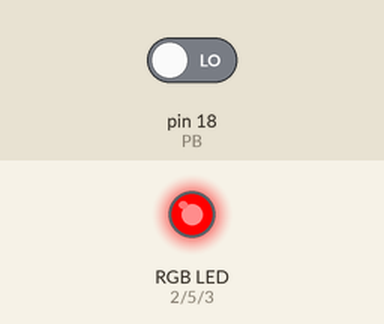
Bench run of a sketch on a simulated Arduino Uno, built with avr-gcc and run on an emulated ATmega328P. Parts: an RGB LED mixed from three pins (HIGH = lit). Inputs (shaded band) come from the test bench; at power-on: pin 18 (PB) LOW. Dim RGB values are drawn brighter than linear; random numbers use the default seed unless the sketch sets one.

Above: at 1.2 s.
1.3 s: pin 18 (PB) driven HIGH
At 1.45 s:
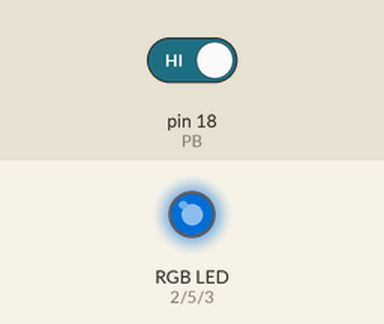
4.3 s: pin 18 (PB) driven LOW
At 4.3 s:
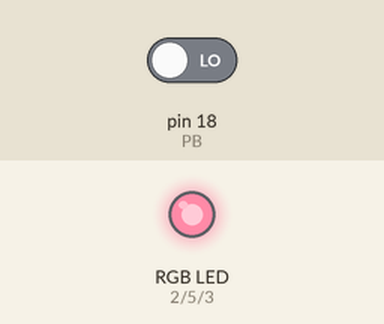
5.8 s: pin 18 (PB) driven HIGH
At 6.15 s:
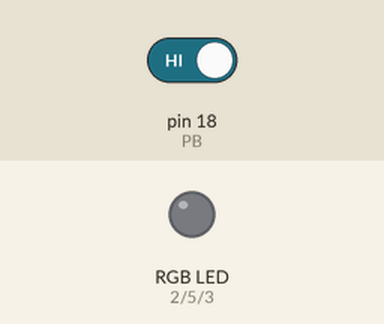
Timing chart, 0 to 43.5 s (numbered marks = the images above; inputs shaded):
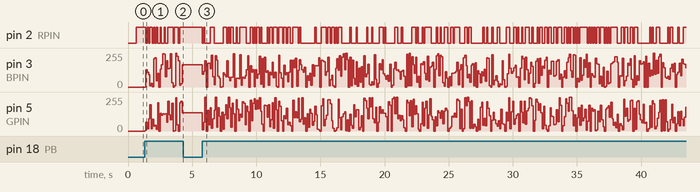

Measured:
- after the input at 4.3 s, every drawn part: stays the same
- after the input at 5.8 s, pin 2 (RPIN): HIGH → LOW at once, → HIGH 0.10 s later, → LOW 0.10 s later, → HIGH 0.41 s later, … (170 changes in this stretch); pin 3 (BPIN): 167/255 → 96/255 at once, → 120/255 0.10 s later, → 198/255 0.10 s later, → 0/255 0.10 s later, … (373 changes in this stretch)

The sketch:

cycle_rgb_random.ino
```cpp
// RGB pins (should be capable of PWM)
#define RPIN 2
#define GPIN 5
#define BPIN 3
#define PB 18

/*
  Only certain colors constitute as "absolute", meaning that
  the R, G, and B channels are at their minimum value (0) or
  their maximum value (255). Orange is an example of an
  intermediary color because the green channel rests at the
  mid-point (128)

            R   G   B
  RED      255  0   0
  YELLOW   255 255  0
  GREEN     0  255  0
  CYAN      0  255 255
  BLUE      0   0  255
  MAGENTA  255  0  255
*/
#define MAX_VAL 255

enum colors
{
  RED = 0,
  YELLOW,
  GREEN,
  CYAN,
  BLUE,
  MAGENTA,
  TRANS
};

// RGB888
struct color
{
  uint8_t r;
  uint8_t g;
  uint8_t b;
} col;

struct repeat
{
  long var_delay;   // Variable delay in milliseconds between steps
  unsigned state;   // The current color state
} rep;

void setup()
{
  Serial.begin(9600);
  randomSeed(analogRead(0)); // Initialize random seed

  pinMode(RPIN, OUTPUT);
  pinMode(GPIN, OUTPUT);
  pinMode(BPIN, OUTPUT);
  pinMode(PB, INPUT);

  col = { 0 };
  rep = {
    .var_delay = 5,
    .state = RED
  };
}

void loop()
{
  /*
   * Check if push button is pressed
   * If so, go into "manual mode", then select
   * random colors for 10 cycles
   */
  if (digitalRead(PB) == HIGH)
  {
    for (int j = 0; j < 10; j++)
    {
      delay(100); // We require a delay to prevent from the digitalRead check occurring too soon
      while (true)
      {
        if (digitalRead(PB) == HIGH) break;
      }
      rand_col();
    }
    delay(100);

    // Reset structs
    col.r = col.g = col.b = 0;
    rep.state = RED;
  }

  analogWrite(RPIN, col.r);
  analogWrite(GPIN, col.g);
  analogWrite(BPIN, col.b);

  switch (rep.state)
  {
    case RED:
    {
      if (col.r == MAX_VAL)
      {
        rep.state = YELLOW;
      }
      else
      {
        col.r++;
      }
      break;
    }
    case YELLOW:
    {
      if (col.g == MAX_VAL)
      {
        rep.state = GREEN;
      }
      else
      {
        col.g++;
      }
      break;
    }
    case GREEN:
    {
      if (col.r == 0)
      {
        rep.state = CYAN;
      }
      else
      {
        col.r--;
      }
      break;
    }
    case CYAN:
    {
      if (col.b == 255)
      {
        rep.state = BLUE;
      }
      else
      {
        col.b++;
      }
      break;
    }
    case BLUE:
    {
      if (col.g == 0)
      {
        rep.state = MAGENTA;
      }
      else
      {
        col.g--;
      }
      break;
    }
    case MAGENTA:
    {
      if (col.r == 255)
      {
        rep.state = TRANS;
      }
      else
      {
        col.r++;
      }
      break;
    }
    case TRANS:
    {
      if (col.b == 0)
      {
        rep.state = RED;
      }
      else
      {
        col.b--;
      }
      break;
    }
  }

  delay(rep.var_delay);
}

void rand_col()
{
  col.r = random(256);
  col.g = random(256);
  col.b = random(256);

  analogWrite(RPIN, col.r);
  analogWrite(GPIN, col.g);
  analogWrite(BPIN, col.b);
}
```
